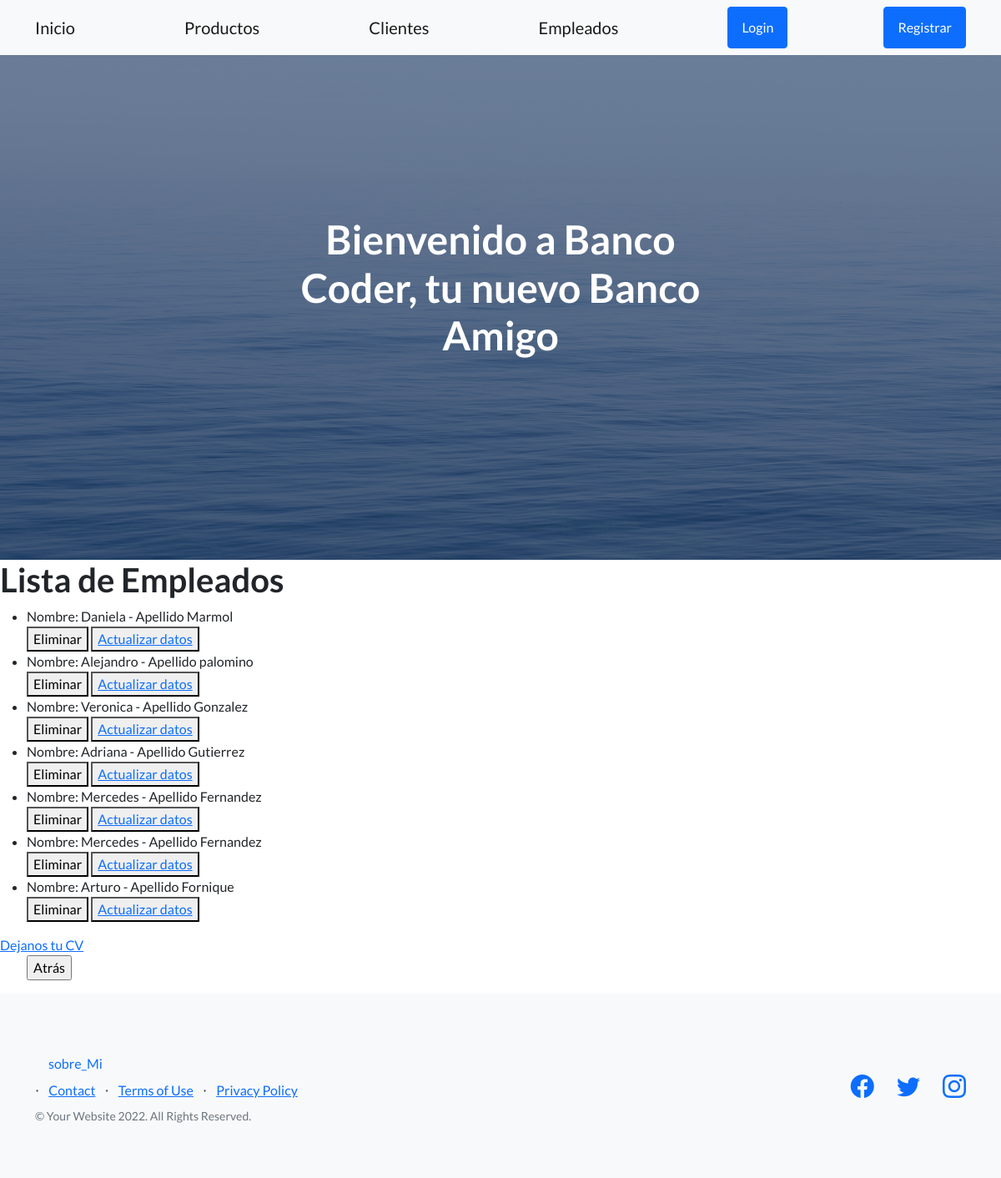
The app's page /tituloempleado/ with its own data.
### Appbank/models.py (models this page shows, shortened)
class Empleado(models.Model):
    nombre = models.CharField(max_length=30)
    apellido = models.CharField(max_length=30)
    documento = models.IntegerField()
    legajo = models.IntegerField()

### Appbank/views.py (the view)
# urls.py: path('tituloempleado/', EmpleadoList.as_view(),name="Empleados"),
class EmpleadoList(ListView):
    model =  Empleado
    template_name= 'lista_empleados.html'
    context_object_name= "empleados"

### Appbank/templates/lista_empleados.html
{% extends 'padre.html' %}
{% load static %}
{% block contenidoquecambia %}
    <h1>Lista de Empleados</h1>
    <ul>
        {% for empleado in empleados %}
            <li>
               Nombre:  {{empleado.nombre}} - Apellido  {{empleado.apellido}}
            </li>
            <div>
                <form action ="{% url 'EliminaEmpleado' empleado.id %}" method="POST">{% csrf_token %}
                    <button type = "submit"> Eliminar </button>
                <button>
                    <a href="{% url 'ActualizaEmpleado' empleado.id %}">Actualizar datos</a>
                </button>
            </div>
        {% endfor %}
    </ul>
    <a href="{% url 'EmpleadoFormulario' %}"> Dejanos tu CV </a>
    <ul>
        <input type="button" onclick="history.back()" name="Atrás" value="Atrás">
    </ul>
{% endblock contenidoquecambia %}

### records on screen
Empleado: nombre "Daniela", apellido "Marmol"
Empleado: nombre "Alejandro", apellido "palomino"
Empleado: nombre "Veronica", apellido "Gonzalez"
Empleado: nombre "Adriana", apellido "Gutierrez"
Empleado: nombre "Mercedes", apellido "Fernandez"
Empleado: nombre "Mercedes", apellido "Fernandez"
Empleado: nombre "Arturo", apellido "Fornique"
